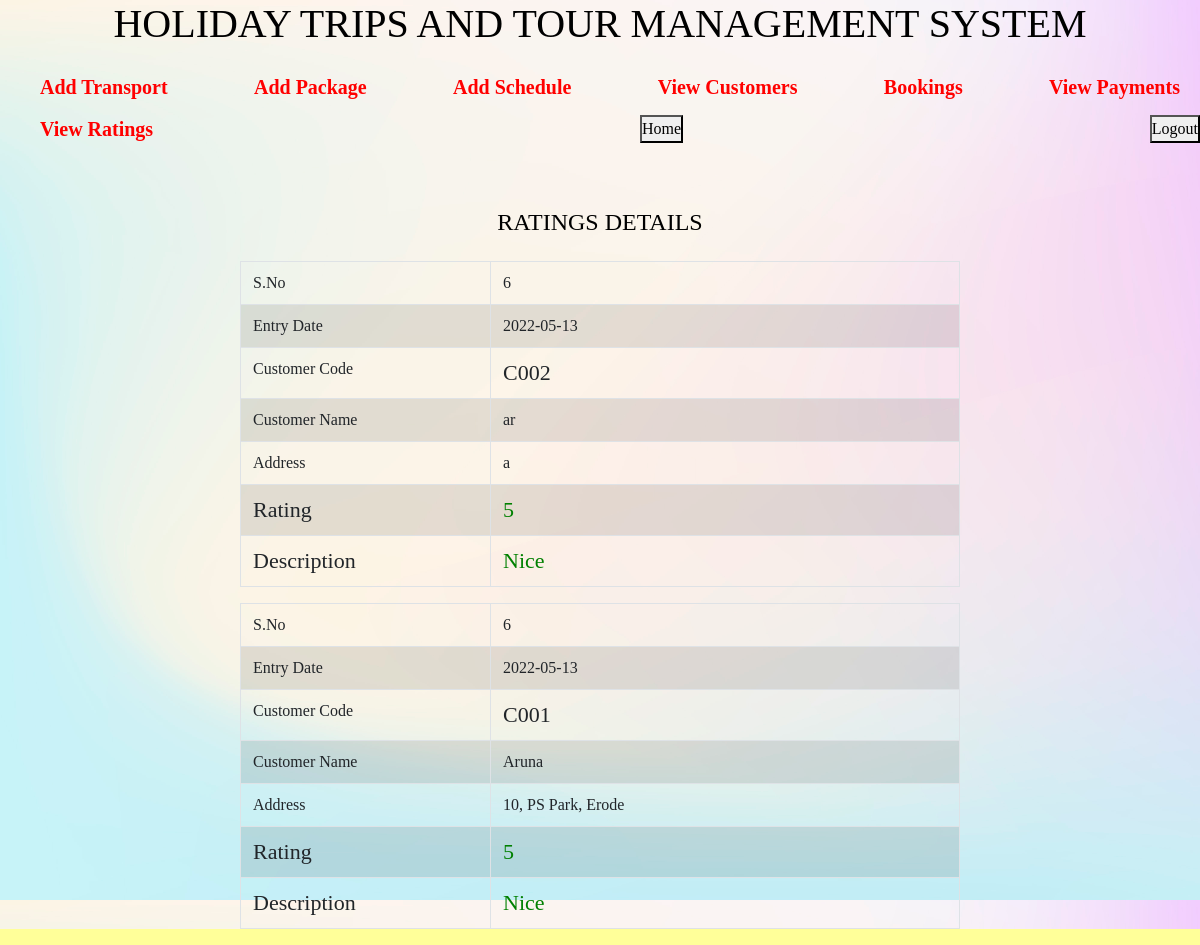
The app's page /ViewRatingsByAdmin.php with its own data.
### tables this page shows
CREATE TABLE IF NOT EXISTS `rating` (
  `SNo` int(11) NOT NULL AUTO_INCREMENT,
  `EntryDate` date NOT NULL,
  `CustomerCode` varchar(10) NOT NULL,
  `Rating` int(11) NOT NULL,
  `Description` varchar(200) NOT NULL,
  PRIMARY KEY (`SNo`)
);

CREATE TABLE IF NOT EXISTS `customertable` (
  `CustomerCode` varchar(10) NOT NULL,
  `CustomerName` varchar(50) NOT NULL,
  `Address` varchar(200) NOT NULL,
  `ContactNo` varchar(12) NOT NULL,
  `EmailId` varchar(50) NOT NULL,
  `Password` varchar(15) NOT NULL,
  PRIMARY KEY (`EmailId`)
);

### ViewRatingsByAdmin.php (the view, shortened to what this page needs)
<html>
<head>
  <link rel="stylesheet" href="https://cdn.jsdelivr.net/npm/bootstrap@5.2.3/dist/css/bootstrap.min.css">
<link rel="stylesheet" href="css/bootstrap.min.css">
  <link rel="stylesheet" href="css/all.css">
  <link rel="stylesheet" type="text/css" href="style.css" />
</head>
<body>
<?php
include('HeaderAdmin.php');
include('Db.php');
?>
	<center>
		<h4>RATINGS DETAILS</h4>
	</center>
	<form action="AddBooking.php" method="post" enctype="multipart/form-data">
		<center>
	<table border='1' cellspacing='0' class="table table-bordered table-hover table-striped table-condensed;">
		<?php
		$query= mysql_query("Select A.SNo,A.EntryDate,A.Rating,A.Description,B.CustomerCode,B.CustomerName,B.Address From Rating A,CustomerTable B", $con);
		while ($row = mysql_fetch_array($query))
		{
			echo "<table class='table table-hover table-bordered table-striped' style='width:60%'>";
			echo "<tr>";
			echo "<tr><td style='width:250px' style='font-size:22px' align='left'>S.No</td><td align='left' valign='middle'>" . $row['SNo'] . "</td></tr>";
			echo "<tr><td  align='left'>Entry Date</td><td align='left'  valign='middle'>" . $row['EntryDate'] .  "</td></tr>";
				echo "<tr><td  align='left'>Customer Code</td><td align='left'  valign='middle' style='font-size:22px'>" . $row['CustomerCode'] .  "</td></tr>";
			echo "<tr><td  align='left'>Customer Name</td><td align='left'  valign='middle' >" . $row['CustomerName'] .  "</td></tr>";
			echo "<tr><td  align='left'>Address</td><td align='left'  valign='middle'>" . $row['Address'] .  "</td></tr>";
			if ($row['Rating']>=3)
			{
			echo "<tr><td style='font-size:22px' align='left'>Rating</td><td align='left'  valign='middle' style='font-size:22px;color:green'>" . $row['Rating'] .  "</td></tr>";
			echo "<tr><td style='font-size:22px' align='left'>Description</td><td align='left'  valign='middle' style='font-size:22px;color:green'>" . $row['Description'] .  "</td></tr>";
			}
		}
	?>
		</table>
		</center>
	</form>
</body>
</html>

### Style.css (style rules this page uses)
body,html { margin:0; padding: 0; color:black; font-size: 12pt; font-family: Impact,sans-serif; background-color: #ffff99; }
div, table { text-align:center; }
* { margin:0; padding:0; }
body { margin: 0; padding: 0; background-image: url(image/bg.jpg); -webkit-background: cover; background-size: 100%; font-family: Poppins; }

### records on screen
rating: SNo "6", EntryDate "2022-05-13", customertable.CustomerCode "C002", customertable.CustomerName "ar", customertable.Address "a", Rating "5", Description "Nice", customertable.CustomerCode "C001", customertable.CustomerName "Aruna", customertable.Address "10, PS Park, Erode"
